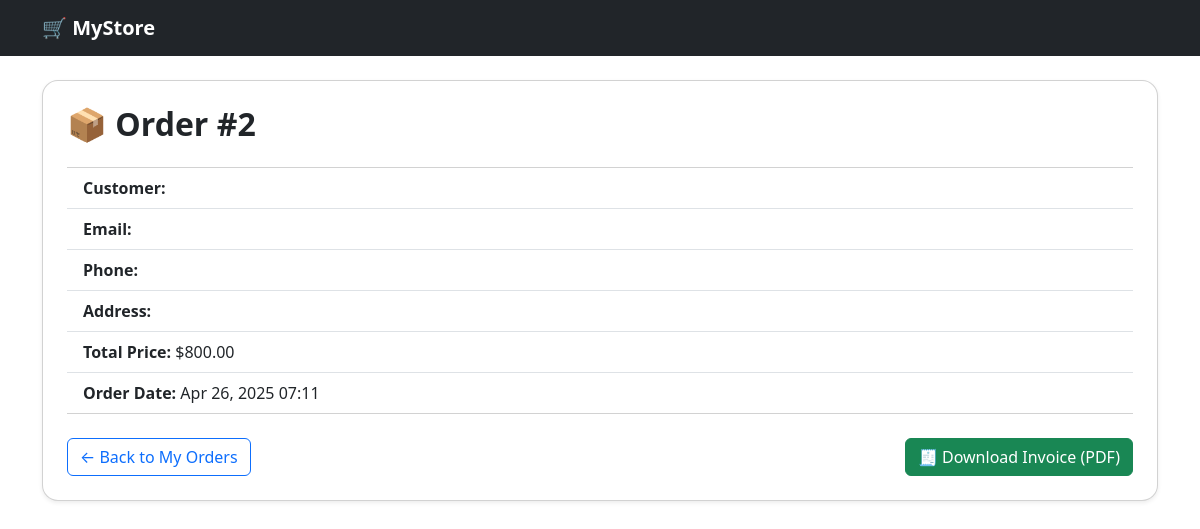
The app's page /order/2/ with its own data.
### store/models.py (models this page shows, shortened)
class Order(models.Model):
    name = models.CharField(max_length=255)
    address = models.TextField()
    email = models.EmailField()
    phone = models.CharField(max_length=20)
    total_price = models.DecimalField(max_digits=10, decimal_places=2)
    created_at = models.DateTimeField(auto_now_add=True)

### store/views.py (the view)
# urls.py: path('order/<int:order_id>/', views.order_detail, name='order_detail'),
def order_detail(request, order_id):
    order = get_object_or_404(Order, id=order_id)
    return render(request, 'store/order_detail.html', {'order': order})

### store/templates/store/order_detail.html
{% extends 'store/base.html' %}
{% block content %}
<div class="card shadow-sm p-4 rounded-4">
    <h2 class="fw-bold mb-4">📦 Order #{{ order.id }}</h2>
    <ul class="list-group list-group-flush">
        <li class="list-group-item">
            <strong>Customer:</strong> {{ order.name }}
        </li>
        <li class="list-group-item">
            <strong>Email:</strong> {{ order.email }}
        </li>
        <li class="list-group-item">
            <strong>Phone:</strong> {{ order.phone }}
        </li>
        <li class="list-group-item">
            <strong>Address:</strong> {{ order.address }}
        </li>
        <li class="list-group-item">
            <strong>Total Price:</strong> ${{ order.total_price }}
        </li>
        <li class="list-group-item">
            <strong>Order Date:</strong> {{ order.created_at|date:"M d, Y H:i" }}
        </li>
    </ul>
    <div class="d-flex justify-content-between align-items-center mt-4">
        <a href="{% url 'my_orders' %}" class="btn btn-outline-primary">
            ← Back to My Orders
        </a>
        <a href="{% url 'download_invoice' order.id %}" class="btn btn-success">
            🧾 Download Invoice (PDF)
        </a>
    </div>
</div>
{% endblock %}

### records on screen
Order: id "2", total_price "800.00", created_at "Apr 26, 2025 07:11"
